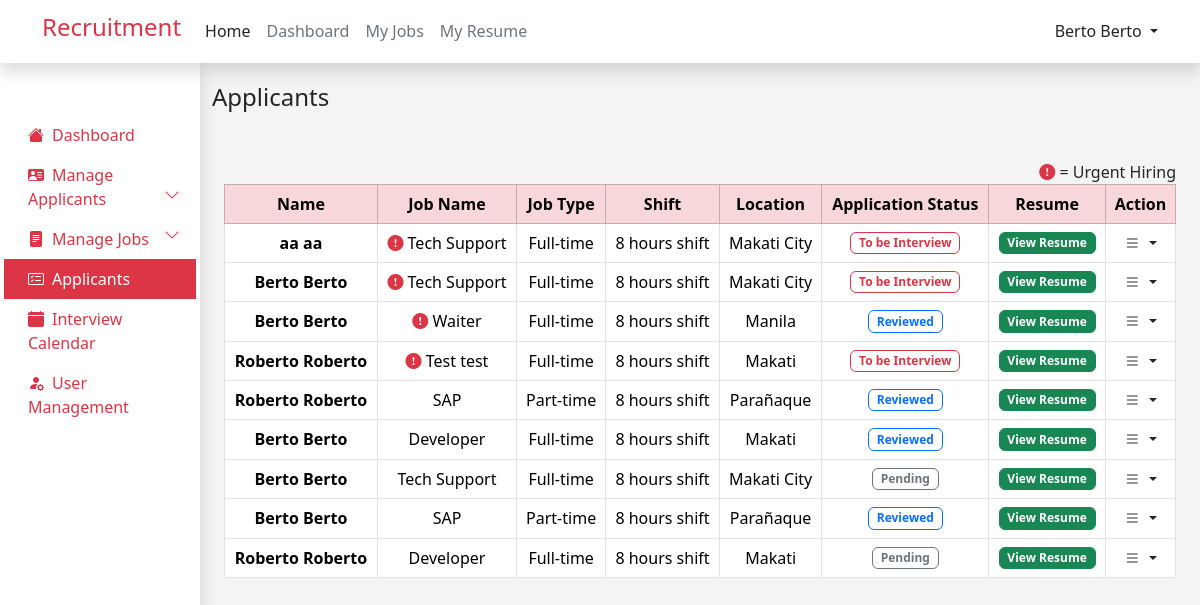
/admin/applicants.php (signed in), run on an earlier commit of the app's database.
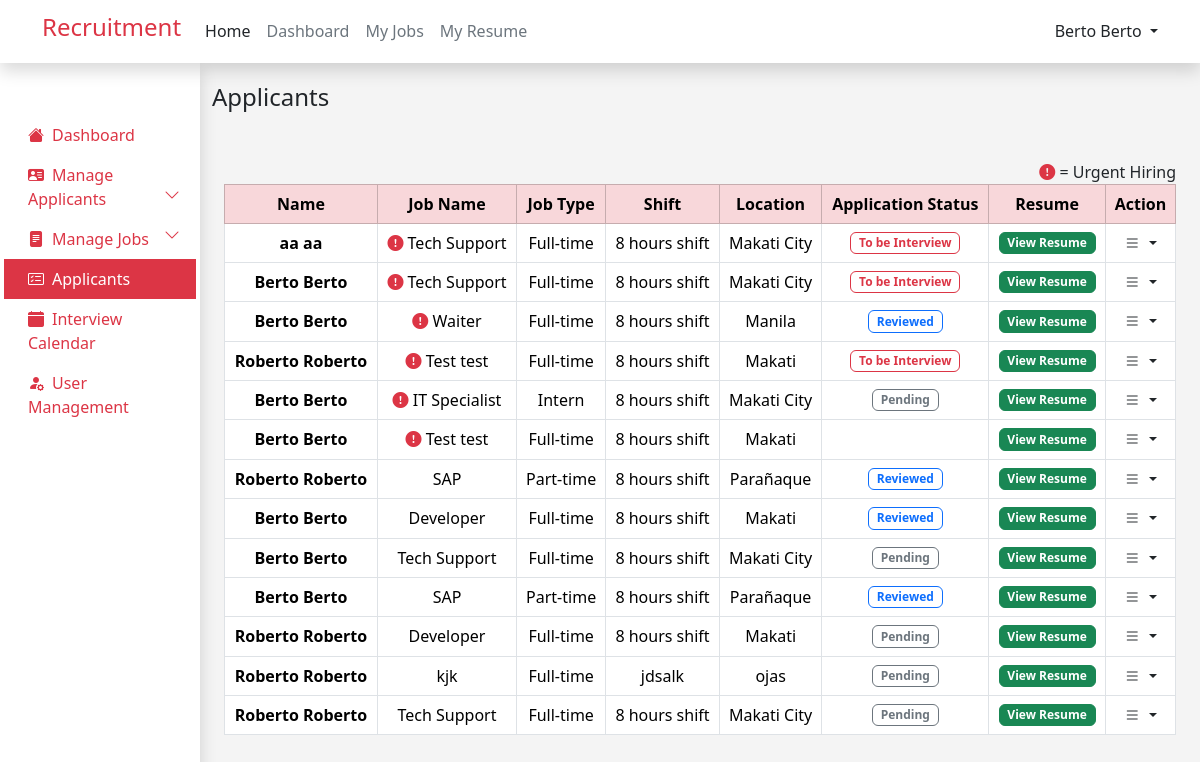
And on a later commit of the database.
### tables this page shows
CREATE TABLE `job_applicants` (
  `id` int(12) NOT NULL,
  `user_id` int(12) NOT NULL,
  `job_id` int(12) NOT NULL,
  `application_status` varchar(255) NOT NULL,
  `interview_date` datetime DEFAULT NULL
);

CREATE TABLE `user` (
  `id` int(11) NOT NULL,
  `first_name` varchar(255) NOT NULL,
  `last_name` varchar(255) NOT NULL,
  `email` varchar(255) NOT NULL,
  `password` varchar(255) NOT NULL,
  `role` varchar(255) NOT NULL,
  `resume` varchar(255) NOT NULL,
  `branch` varchar(255) NOT NULL
);

CREATE TABLE `jobs` (
  `id` int(12) NOT NULL,
  `job_name` varchar(255) NOT NULL,
  `salary` int(12) NOT NULL,
  `job_type` varchar(255) NOT NULL,
  `shift_and_schedule` varchar(255) NOT NULL,
  `location` varchar(255) NOT NULL,
  `job_description` text NOT NULL,
  `benefits` text NOT NULL,
  `priority` varchar(255) NOT NULL,
  `department` varchar(255) NOT NULL,
  `created_at` timestamp NOT NULL DEFAULT current_timestamp() ON UPDATE current_timestamp()
);

### admin/applicants.php (the view, shortened to what this page needs)
<?php
include ('../admin/admin_header.php');
include ('../dbconn.php');
$query =
    "SELECT job_applicants.*, jobs.job_name, jobs.job_type, jobs.shift_and_schedule, jobs.location, jobs.priority, user.first_name, user.last_name, user.resume
    FROM ((job_applicants
    INNER JOIN jobs ON job_applicants.job_id = jobs.id)
    INNER JOIN user ON job_applicants.user_id = user.id)
    WHERE job_applicants.application_status != 'Not Selected' AND job_applicants.application_status != 'Selected'
    ORDER BY CASE WHEN jobs.priority = 'Urgent Hiring' THEN 0 ELSE 1 END";
$result = mysqli_query($conn, $query);
?>
<!DOCTYPE html>
<html lang="en">
<head>
</head>
<body style="background-color: #F4F4F4; ">
    <div class="container-fluid">
        <div class="row">
            <div class="col-md-2 col-lg-3 col-xl-2 bg-white  p-0 m-0 d-lg-block shadow" style="min-height: 91vh;">
                <?php include ("../admin/admin_sidebar.php"); ?>
            </div>
            <div class="col-md-10 col-lg-9 col-xl-10  mt-3">
                <h4 class=" mt-1 mb-5 ">Applicants</h4>
                <div class="container-fluid table-responsive">
                    <span class="float-end">
                        <i class="bi bi-exclamation-circle-fill text-danger"></i> = Urgent
                        Hiring
                    </span>
                    <table class="table text-center table-hover table-bordered">
                        <thead class="table-danger">
                            <tr>
                                <th>Name</th>
                                <th>Job Name</th>
                                <th>Job Type</th>
                                <th>Shift</th>
                                <th>Location</th>
                                <th>Application Status</th>
                                <th>Resume</th>
                                <th>Action</th>
                            </tr>
                        </thead>
                        <tbody>
                            <?php
                            while ($row = mysqli_fetch_assoc($result)) {
                                ?>
                                <tr>
                                    <th>
                                        <?php echo $row['first_name'] . ' ' . $row['first_name']; ?>
                                    </th>
                                    <td>
                                        <?php
                                        if ($row['priority'] == 'Urgent Hiring') {
                                            ?>
                                            <i class="bi bi-exclamation-circle-fill text-danger"></i>
                                            <?php
                                            echo $row['job_name'];
                                        } else {
                                            echo $row['job_name'];
                                        }
                                        ?>
                                    </td>
                                    <td>
                                        <?php echo $row['job_type']; ?>
                                    </td>
                                    <td>
                                        <?php echo $row['shift_and_schedule']; ?>
                                    </td>
                                    <td>
                                        <?php echo $row['location']; ?>
                                    </td>
                                    <td>
                                        <?php
                                        if ($row['application_status'] == 'Pending') {
                                            ?>
                                            <span class="badge border border-secondary text-secondary">
                                                Pending
                                            </span>
                                            <?php
                                        } elseif ($row['application_status'] == 'Reviewed') {
                                            ?>
                                            <span class="badge border border-primary text-primary">
                                                Reviewed
                                            </span>
                                            <?php
                                        } elseif ($row['application_status'] == 'Interview') {
                                            ?>
                                            <span class="badge border border-danger text-danger"">
                                                To be Interview
                                            </span>
                                            <?php
                                        }
                                        ?>
                                    </td>
                                    <td>
                                        <a href=" /recruitment/resume/<?php echo $row['resume']; ?>" target="_blank"
                                            class="text-decoration-none btn btn-success badge view-resume"
                                            data-application-id="<?php echo $row['id']; ?>">
                                            View Resume
                                            </a>
                                    </td>
                                    <td>
                                        <a href="#" class="d-block text-dark text-decoration-none dropdown-toggle"
                                            id="dropdownUser2" data-bs-toggle="dropdown" aria-expanded="false">
                                            <i class="bi bi-list"></i>
                                        </a>
                                    </td>
                                </tr>
                                <?php
                            }
                            ?>
                        </tbody>
                    </table>
                </div>
            </div>
        </div>
    </div>
</body>
</html>

### admin/admin_header.php (shortened to what this page needs)
<html lang="en">
<head>
    <link href="https://cdn.jsdelivr.net/npm/bootstrap@5.3.3/dist/css/bootstrap.min.css" rel="stylesheet"
>
    <link rel="stylesheet" href="https://cdn.jsdelivr.net/npm/bootstrap-icons@1.10.5/font/bootstrap-icons.css">
    <link href="https://cdn.jsdelivr.net/npm/summernote@0.8.18/dist/summernote.min.css" rel="stylesheet">
    <link href="https://cdn.jsdelivr.net/npm/summernote@0.8.18/dist/summernote-lite.min.css" rel="stylesheet">
    <link rel="stylesheet" href="../style.css">
</head>
<body>
    <nav class="navbar navbar-expand-lg shadow bg-white">
        <div class="container">
            <a href="/recruitment" class="navbar-brand text-danger">
                <h4>Recruitment</h4>
            </a>
            <div class="collapse navbar-collapse justify-content-lg-start" id="navbarNav">
                <ul class="navbar-nav me-lg-auto mb-2 justify-content-center mb-md-0">
                    <li class="nav-item">
                        <a href="/recruitment"
                            class="nav-link link-dark <?php echo ($_SERVER['REQUEST_URI'] == '/recruitment' || $_SERVER['REQUEST_URI'] == '/recruitment/' || $_SERVER['REQUEST_URI'] == '/recruitment/index.php') ? 'text-dark fw-bold' : 'text-dark'; ?>">
                            Home
                        </a>
                    </li>
                    <?php
                    if (isset ($_SESSION['user_role']) && $_SESSION['user_role'] == 'admin') {
                        $adminDashboardUrl = "/recruitment/admin/home.php";
                        $href = $adminDashboardUrl;
                        $isActive = ($_SERVER['REQUEST_URI'] == $adminDashboardUrl || $_SERVER['REQUEST_URI'] == $adminDashboardUrl . '/') ? ' text-dark fw-bold' : ' text-secondary';
                        echo '
                        <li class="nav-item">
                            <a href="' . $href . '" class="nav-link  link-dark ' . $isActive . '">
                                Dashboard
                            </a>
                        </li>
                        ';
                    }
                    if (isset ($_SESSION['user_id'])) {
                        echo '
                        <li class="nav-item">
                            <a href="/recruitment/my_jobs.php?status=Pending" class="nav-link link-dark  '
                            . ($_SERVER['REQUEST_URI'] == '/recruitment/my_jobs.php?status=Pending' || $_SERVER['REQUEST_URI'] == '/recruitment/my_jobs.php?status=Pending/' ||
                                $_SERVER['REQUEST_URI'] == '/recruitment/my_jobs.php?status=Reviewed' || $_SERVER['REQUEST_URI'] == '/recruitment/my_jobs.php?status=Reviewed/' ||
                                $_SERVER['REQUEST_URI'] == '/recruitment/my_jobs.php?status=Interview' || $_SERVER['REQUEST_URI'] == '/recruitment/my_jobs.php?status=Interview/' ||
                                $_SERVER['REQUEST_URI'] == '/recruitment/my_jobs.php?status=Result' || $_SERVER['REQUEST_URI'] == '/recruitment/my_jobs.php?status=Result/' ? 'text-dark fw-bold' : 'text-secondary') . '">
                                My Jobs
                            </a>
                        </li>
                        <li class="nav-item">
                            <a href="/recruitment/my_resume.php" class="nav-link link-dark ' . ($_SERVER['REQUEST_URI'] == '/recruitment/upload_resume.php' || $_SERVER['REQUEST_URI'] == '/recruitment/upload_resume.php/' ? 'text-dark fw-bold' : 'text-secondary') . '">
                                My Resume
                            </a>
                        </li>
                        ';
                    }
                    ?>
                </ul>
                <div class="navbar-text text-end">
                    <?php
                    if (isset ($_SESSION["user_id"])) {
                        $user = $_SESSION["user_name"];
                        echo '
                            <div class="row">
                                <div class="col-sm-1 dropdown d-flex justify-content-start">
                                    <a href="#" class="d-block link-danger text-decoration-none dropdown-toggle text-dark" id="dropdownUser2"
                                        data-bs-toggle="dropdown" aria-expanded="false">
                                        ' . $user . '
                                    </a>
                                    <ul class="dropdown-menu text-small shadow" aria-labelledby="dropdownUser2">
                                        <li><a class="dropdown-item" href="/recruitment/profile.php"><i class="bi bi-person-circle"></i> Profile</a></li>
                                        <li>
                                            <hr class="dropdown-divider">
                                        </li>
                                        <li><a class="dropdown-item" href="/recruitment/logout.php"><i class="bi bi-box-arrow-right"></i> Sign out</i></a></li>
                                    </ul>
                                </div>
                            </div>
                        ';
                    } else {
                        echo '
                            <a href="login.php" class="btn btn-outline-danger me-2" style="border-radius: 0;">Login</a>
                            <a href="register.php" class="btn btn-danger" style="border-radius: 0;">Sign-up</a>
                        ';
                    }
                    ?>
                </div>
            </div>
        </div>
    </nav>
</body>
</html>

### admin/admin_sidebar.php (shortened to what this page needs)
<div class="accordion p-1" id="accordionExample">
    <ul class="nav flex-column mt-5">
        <li>
            <a href="../admin/home.php"
                class="nav-link p-2 ps-4 <?php echo ($_SERVER['REQUEST_URI'] == '/recruitment/admin/home.php' || $_SERVER['REQUEST_URI'] == '/recruitment/admin/home.php/') ? 'border-end border-danger border-5 bg-danger text-white' : 'text-danger'; ?>">
                <i class="bi bi-house-fill me-2"></i>Dashboard
            </a>
        </li>
        <li>
            <a href="#"
                class="nav-link  bg-opacity-25 p-2 ps-4 text-danger <?php echo ($_SERVER['REQUEST_URI'] == '/recruitment/admin/pooling_applicant.php' || $_SERVER['REQUEST_URI'] == '/recruitment/admin/jobs_list.php') ? 'bg-danger' : ''; ?>"
                data-bs-toggle="collapse" data-bs-target="#manageApplicantCollapse" aria-expanded="true">
                <i class="bi bi-person-vcard-fill me-2"></i>Manage Applicants<i
                    class="bi bi-chevron-down me-2 float-end"></i>
            </a>
        </li>
        <li>
            <a href="#"
                class="nav-link  bg-opacity-25 p-2 ps-4 text-danger <?php echo ($_SERVER['REQUEST_URI'] == '/recruitment/admin/add_job.php' || $_SERVER['REQUEST_URI'] == '/recruitment/admin/jobs_list.php') ? 'bg-danger' : ''; ?>"
                data-bs-toggle="collapse" data-bs-target="#manageJobsCollapse" aria-expanded="true">
                <i class="bi bi-file-text-fill me-2"></i>Manage Jobs<i class="bi bi-chevron-down me-2 float-end"></i>
            </a>
        </li>
        <li>
            <a href="../admin/applicants.php"
                class="nav-link p-2 ps-4 <?php echo ($_SERVER['REQUEST_URI'] == '/recruitment/admin/applicants.php' || $_SERVER['REQUEST_URI'] == '/recruitment/admin/applicants.php/') ? 'border-end border-danger border-5 bg-danger text-white' : 'text-danger'; ?>">
                <i class="bi bi-card-checklist me-2"></i>Applicants
            </a>
        </li>
        <li>
            <a href="../admin/interview_calendar.php"
                class="nav-link p-2 ps-4 <?php echo ($_SERVER['REQUEST_URI'] == '/recruitment/admin/interview_calendar.php' || $_SERVER['REQUEST_URI'] == '/recruitment/admin/interview_calendar.php/') ? 'border-end border-danger border-5 bg-danger text-white' : 'text-danger'; ?>">
                <i class="bi bi-calendar-fill me-2"></i>Interview Calendar
            </a>
        </li>
        <li>
            <a href="../admin/manage_user.php"
                class="nav-link p-2 ps-4 <?php echo ($_SERVER['REQUEST_URI'] == '/recruitment/admin/manage_user.php' || $_SERVER['REQUEST_URI'] == '/recruitment/admin/manage_user.php/') ? 'border-end border-danger border-5 bg-danger text-white' : 'text-danger'; ?>">
                <i class="bi bi-person-fill-gear me-2"></i>User Management
            </a>
        </li>
    </ul>
</div>

What changed in the data, as far as the page shows it:
added job_applicants: user.first_name "Berto", job.job_name "IT Specialist", job.job_type "Intern", job.shift_and_schedule "8 hours shift", job.location "Makati City", application_status "Pending"
added job_applicants: user.first_name "Berto", job.job_name "Test test", job.job_type "Full-time", job.shift_and_schedule "8 hours shift", job.location "Makati"
added job_applicants: user.first_name "Roberto", job.job_name "kjk", job.job_type "Full-time", job.shift_and_schedule "jdsalk", job.location "ojas", application_status "Pending"
added job_applicants: user.first_name "Roberto", job.job_name "Tech Support", job.job_type "Full-time", job.shift_and_schedule "8 hours shift", job.location "Makati City", application_status "Pending"
